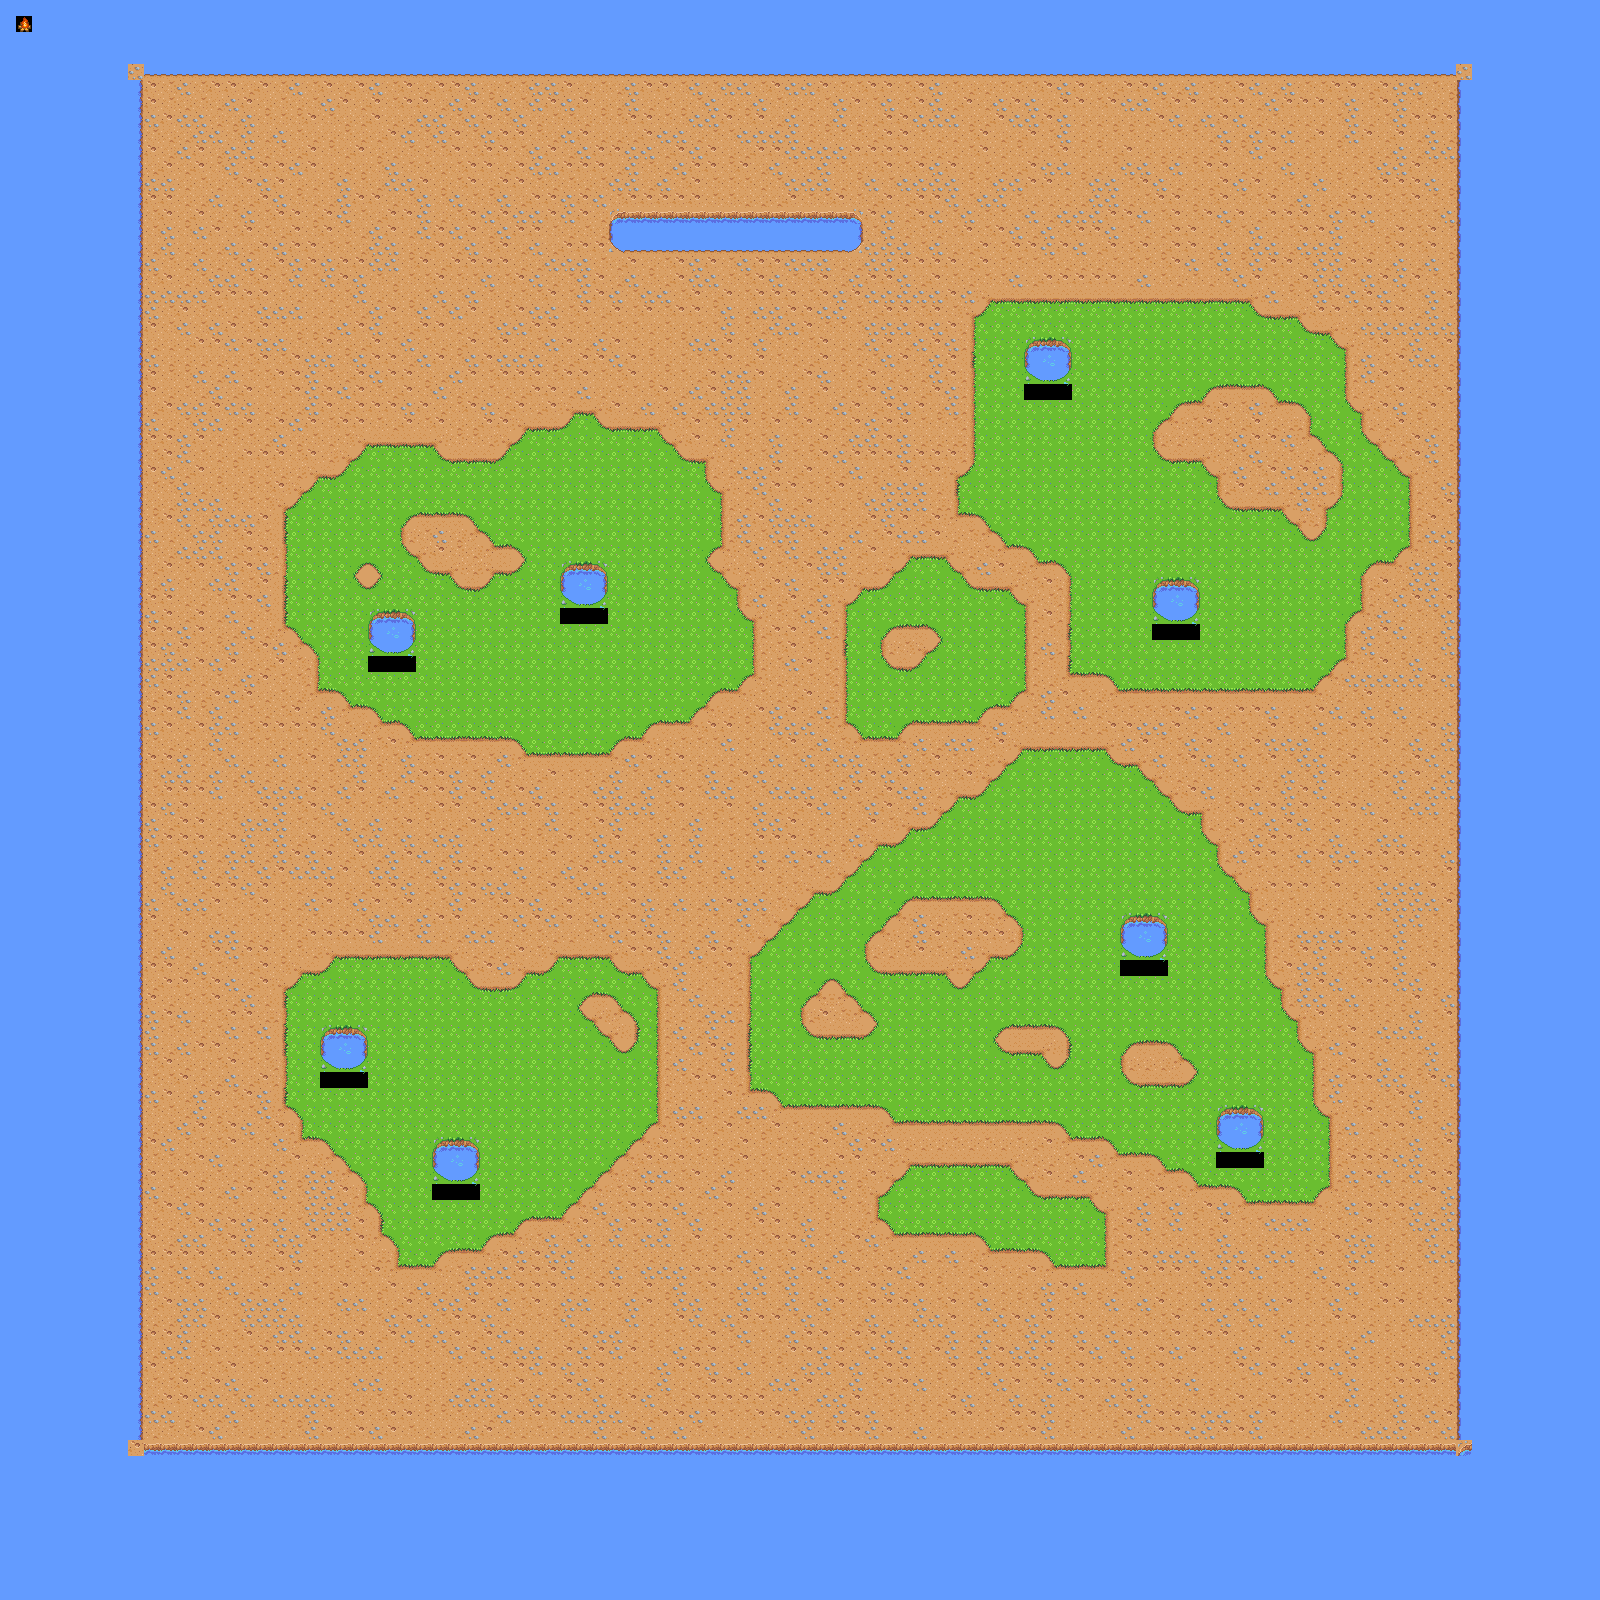

This is a level from a 2D game, rendered from its Tiled map with the project's own tilesets. A one-line summary and the map file follow, with tile-layer data summarised:
An orthogonal 100x100 tile map with 16x16 px tiles, 1 tile layer (Tile Layer 1).

<map version="1.0" tiledversion="2017.10.31" orientation="orthogonal" renderorder="right-down" width="100" height="100" tilewidth="16" tileheight="16" infinite="0" nextobjectid="1">
 <tileset firstgid="1" source="tileset.tsx" />
 <layer name="Tile Layer 1" width="100" height="100">
  <data>[10000 cells, 10000 non-empty, 47 distinct tile ids]</data>
 </layer>
</map>